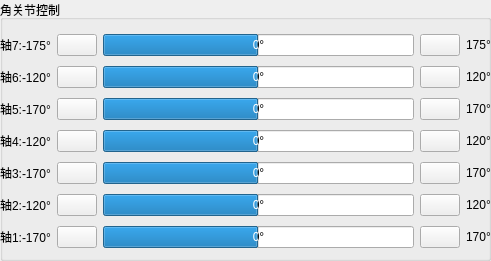
   <widget class="QGroupBox" name="groupBox_joint_control">
    <property name="geometry">
     <rect>
      <x>10</x>
      <y>530</y>
      <width>491</width>
      <height>261</height>
     </rect>
    </property>
    <property name="font">
     <font>
      <weight>50</weight>
      <bold>false</bold>
      <kerning>true</kerning>
     </font>
    </property>
    <property name="title">
     <string>角关节控制</string>
    </property>
    <widget class="QWidget" name="verticalLayoutWidget">
     <property name="geometry">
      <rect>
       <x>0</x>
       <y>30</y>
       <width>491</width>
       <height>227</height>
      </rect>
     </property>
     <layout class="QGridLayout" name="gridLayout">
      <item row="4" column="3">
       <widget class="QProgressBar" name="progressBar_3">
        <property name="minimum">
         <number>-170</number>
        </property>
        <property name="maximum">
         <number>170</number>
        </property>
        <property name="value">
         <number>0</number>
        </property>
        <property name="orientation">
         <enum>Qt::Horizontal</enum>
        </property>
        <property name="invertedAppearance">
         <bool>false</bool>
        </property>
        <property name="textDirection">
         <enum>QProgressBar::TopToBottom</enum>
        </property>
        <property name="format">
         <string>%v°</string>
        </property>
       </widget>
      </item>
      <item row="1" column="3">
       <widget class="QProgressBar" name="progressBar_6">
        <property name="minimum">
         <number>-120</number>
        </property>
        <property name="maximum">
         <number>120</number>
        </property>
        <property name="value">
         <number>0</number>
        </property>
        <property name="orientation">
         <enum>Qt::Horizontal</enum>
        </property>
        <property name="invertedAppearance">
         <bool>false</bool>
        </property>
        <property name="textDirection">
         <enum>QProgressBar::TopToBottom</enum>
        </property>
        <property name="format">
         <string>%v°</string>
        </property>
       </widget>
      </item>
      <item row="6" column="3">
       <widget class="QProgressBar" name="progressBar_1">
        <property name="minimum">
         <number>-170</number>
        </property>
        <property name="maximum">
         <number>170</number>
        </property>
        <property name="value">
         <number>0</number>
        </property>
        <property name="orientation">
         <enum>Qt::Horizontal</enum>
        </property>
        <property name="invertedAppearance">
         <bool>false</bool>
        </property>
        <property name="textDirection">
         <enum>QProgressBar::TopToBottom</enum>
        </property>
        <property name="format">
         <string>%v°</string>
        </property>
       </widget>
      </item>
      <item row="5" column="3">
       <widget class="QProgressBar" name="progressBar_2">
        <property name="minimum">
         <number>-120</number>
        </property>
        <property name="maximum">
         <number>120</number>
        </property>
        <property name="value">
         <number>0</number>
        </property>
        <property name="orientation">
         <enum>Qt::Horizontal</enum>
        </property>
        <property name="invertedAppearance">
         <bool>false</bool>
        </property>
        <property name="textDirection">
         <enum>QProgressBar::TopToBottom</enum>
        </property>
        <property name="format">
         <string>%v°</string>
        </property>
       </widget>
      </item>
      <item row="0" column="5">
       <widget class="QLabel" name="label">
        <property name="text">
         <string>175°</string>
        </property>
       </widget>
      </item>
      <item row="0" column="1">
       <widget class="QLabel" name="label_2">
        <property name="text">
         <string>轴7:-175°</string>
        </property>
       </widget>
      </item>
      <item row="1" column="1">
       <widget class="QLabel" name="label_3">
        <property name="text">
         <string>轴6:-120°</string>
        </property>
       </widget>
      </item>
      <item row="2" column="1">
       <widget class="QLabel" name="label_4">
        <property name="text">
         <string>轴5:-170°</string>
        </property>
       </widget>
      </item>
      <item row="3" column="1">
       <widget class="QLabel" name="label_5">
        <property name="text">
         <string>轴4:-120°</string>
        </property>
       </widget>
      </item>
      <item row="4" column="1">
       <widget class="QLabel" name="label_6">
        <property name="text">
         <string>轴3:-170°</string>
        </property>
       </widget>
      </item>
      <item row="5" column="1">
       <widget class="QLabel" name="label_7">
        <property name="text">
         <string>轴2:-120°</string>
        </property>
       </widget>
      </item>
      <item row="6" column="1">
       <widget class="QLabel" name="label_8">
        <property name="text">
         <string>轴1:-170°</string>
        </property>
       </widget>
      </item>
      <item row="1" column="5">
       <widget class="QLabel" name="label_9">
        <property name="text">
         <string>120°</string>
        </property>
       </widget>
      </item>
      <item row="2" column="5">
       <widget class="QLabel" name="label_10">
        <property name="text">
         <string>170°</string>
        </property>
       </widget>
      </item>
      <item row="3" column="5">
       <widget class="QLabel" name="label_11">
        <property name="text">
         <string>120°</string>
        </property>
       </widget>
      </item>
      <item row="4" column="5">
       <widget class="QLabel" name="label_12">
        <property name="text">
         <string>170°</string>
        </property>
       </widget>
      </item>
      <item row="5" column="5">
       <widget class="QLabel" name="label_13">
        <property name="text">
         <string>120°</string>
        </property>
       </widget>
      </item>
      <item row="6" column="5">
       <widget class="QLabel" name="label_14">
        <property name="text">
         <string>170°</string>
        </property>
       </widget>
      </item>
      <item row="6" column="2">
       <widget class="QPushButton" name="joint_left_button_1">
        <property name="cursor">
         <cursorShape>PointingHandCursor</cursorShape>
        </property>
        <property name="styleSheet">
         <string notr="true">border-image: url(:/img/img/Arrow_left_normal.png);</string>
        </property>
        <property name="text">
         <string/>
        </property>
        <property name="autoRepeat">
         <bool>true</bool>
        </property>
       </widget>
      </item>
      <item row="3" column="2">
       <widget class="QPushButton" name="joint_left_button_4">
        <property name="cursor">
         <cursorShape>PointingHandCursor</cursorShape>
        </property>
        <property name="styleSheet">
         <string notr="true">border-image: url(:/img/img/Arrow_left_normal.png);</string>
        </property>
        <property name="text">
         <string/>
        </property>
        <property name="autoRepeat">
         <bool>true</bool>
        </property>
       </widget>
      </item>
      <item row="3" column="3">
       <widget class="QProgressBar" name="progressBar_4">
        <property name="minimum">
         <number>-120</number>
        </property>
        <property name="maximum">
         <number>120</number>
        </property>
        <property name="value">
         <number>0</number>
        </property>
        <property name="orientation">
         <enum>Qt::Horizontal</enum>
        </property>
        <property name="invertedAppearance">
         <bool>false</bool>
        </property>
        <property name="textDirection">
         <enum>QProgressBar::TopToBottom</enum>
        </property>
        <property name="format">
         <string>%v°</string>
        </property>
       </widget>
      </item>
      <item row="0" column="3">
       <widget class="QProgressBar" name="progressBar_7">
        <property name="minimum">
         <number>-175</number>
        </property>
        <property name="maximum">
         <number>175</number>
        </property>
        <property name="value">
         <number>0</number>
        </property>
        <property name="orientation">
         <enum>Qt::Horizontal</enum>
        </property>
        <property name="invertedAppearance">
         <bool>false</bool>
        </property>
        <property name="textDirection">
         <enum>QProgressBar::TopToBottom</enum>
        </property>
        <property name="format">
         <string>%v°</string>
        </property>
       </widget>
      </item>
      <item row="1" column="2">
       <widget class="QPushButton" name="joint_left_button_6">
        <property name="cursor">
         <cursorShape>PointingHandCursor</cursorShape>
        </property>
        <property name="styleSheet">
         <string notr="true">border-image: url(:/img/img/Arrow_left_normal.png);</string>
        </property>
        <property name="text">
         <string/>
        </property>
        <property name="autoRepeat">
         <bool>true</bool>
        </property>
       </widget>
      </item>
      <item row="2" column="3">
       <widget class="QProgressBar" name="progressBar_5">
        <property name="minimum">
         <number>-170</number>
        </property>
        <property name="maximum">
         <number>170</number>
        </property>
        <property name="value">
         <number>0</number>
        </property>
        <property name="orientation">
         <enum>Qt::Horizontal</enum>
        </property>
        <property name="invertedAppearance">
         <bool>false</bool>
        </property>
        <property name="textDirection">
         <enum>QProgressBar::TopToBottom</enum>
        </property>
        <property name="format">
         <string>%v°</string>
        </property>
       </widget>
      </item>
      <item row="2" column="2">
       <widget class="QPushButton" name="joint_left_button_5">
        <property name="cursor">
         <cursorShape>PointingHandCursor</cursorShape>
        </property>
        <property name="styleSheet">
         <string notr="true">border-image: url(:/img/img/Arrow_left_normal.png);</string>
        </property>
        <property name="text">
         <string/>
        </property>
        <property name="autoRepeat">
         <bool>true</bool>
        </property>
       </widget>
      </item>
      <item row="0" column="2">
       <widget class="QPushButton" name="joint_left_button_7">
        <property name="cursor">
         <cursorShape>PointingHandCursor</cursorShape>
        </property>
        <property name="styleSheet">
         <string notr="true">border-image: url(:/img/img/Arrow_left_normal.png);</string>
        </property>
        <property name="text">
         <string/>
        </property>
        <property name="autoRepeat">
         <bool>true</bool>
        </property>
        <property name="autoExclusive">
         <bool>false</bool>
        </property>
       </widget>
      </item>
      <item row="5" column="2">
       <widget class="QPushButton" name="joint_left_button_2">
        <property name="cursor">
         <cursorShape>PointingHandCursor</cursorShape>
        </property>
        <property name="styleSheet">
         <string notr="true">border-image: url(:/img/img/Arrow_left_normal.png);</string>
        </property>
        <property name="text">
         <string/>
        </property>
        <property name="autoRepeat">
         <bool>true</bool>
        </property>
       </widget>
      </item>
      <item row="4" column="2">
       <widget class="QPushButton" name="joint_left_button_3">
        <property name="cursor">
         <cursorShape>PointingHandCursor</cursorShape>
        </property>
        <property name="styleSheet">
         <string notr="true">border-image: url(:/img/img/Arrow_left_normal.png);</string>
        </property>
        <property name="text">
         <string/>
        </property>
        <property name="autoRepeat">
         <bool>true</bool>
        </property>
       </widget>
      </item>
      <item row="6" column="4">
       <widget class="QPushButton" name="joint_right_button_1">
        <property name="cursor">
         <cursorShape>PointingHandCursor</cursorShape>
        </property>
        <property name="styleSheet">
         <string notr="true">border-image: url(:/img/img/Arrow_right_normal.png);</string>
        </property>
        <property name="text">
         <string/>
        </property>
        <property name="autoRepeat">
         <bool>true</bool>
        </property>
       </widget>
      </item>
      <item row="5" column="4">
       <widget class="QPushButton" name="joint_right_button_2">
        <property name="cursor">
         <cursorShape>PointingHandCursor</cursorShape>
        </property>
        <property name="styleSheet">
         <string notr="true">border-image: url(:/img/img/Arrow_right_normal.png);</string>
        </property>
        <property name="text">
         <string/>
        </property>
        <property name="autoRepeat">
         <bool>true</bool>
        </property>
       </widget>
      </item>
      <item row="4" column="4">
       <widget class="QPushButton" name="joint_right_button_3">
        <property name="cursor">
         <cursorShape>PointingHandCursor</cursorShape>
        </property>
        <property name="styleSheet">
         <string notr="true">border-image: url(:/img/img/Arrow_right_normal.png);</string>
        </property>
        <property name="text">
         <string/>
        </property>
        <property name="autoRepeat">
         <bool>true</bool>
        </property>
       </widget>
      </item>
      <item row="3" column="4">
       <widget class="QPushButton" name="joint_right_button_4">
        <property name="cursor">
         <cursorShape>PointingHandCursor</cursorShape>
        </property>
        <property name="styleSheet">
         <string notr="true">border-image: url(:/img/img/Arrow_right_normal.png);</string>
        </property>
        <property name="text">
         <string/>
        </property>
        <property name="autoRepeat">
         <bool>true</bool>
        </property>
       </widget>
      </item>
      <item row="2" column="4">
       <widget class="QPushButton" name="joint_right_button_5">
        <property name="cursor">
         <cursorShape>PointingHandCursor</cursorShape>
        </property>
        <property name="styleSheet">
         <string notr="true">border-image: url(:/img/img/Arrow_right_normal.png);</string>
        </property>
        <property name="text">
         <string/>
        </property>
        <property name="checkable">
         <bool>false</bool>
        </property>
        <property name="autoRepeat">
         <bool>true</bool>
        </property>
       </widget>
      </item>
      <item row="1" column="4">
       <widget class="QPushButton" name="joint_right_button_6">
        <property name="cursor">
         <cursorShape>PointingHandCursor</cursorShape>
        </property>
        <property name="styleSheet">
         <string notr="true">border-image: url(:/img/img/Arrow_right_normal.png);</string>
        </property>
        <property name="text">
         <string/>
        </property>
        <property name="autoRepeat">
         <bool>true</bool>
        </property>
       </widget>
      </item>
      <item row="0" column="4">
       <widget class="QPushButton" name="joint_right_button_7">
        <property name="cursor">
         <cursorShape>PointingHandCursor</cursorShape>
        </property>
        <property name="styleSheet">
         <string notr="true">border-image: url(:/img/img/Arrow_right_normal.png);</string>
        </property>
        <property name="text">
         <string/>
        </property>
        <property name="autoRepeat">
         <bool>true</bool>
        </property>
       </widget>
      </item>
     </layout>
    </widget>
   </widget>
